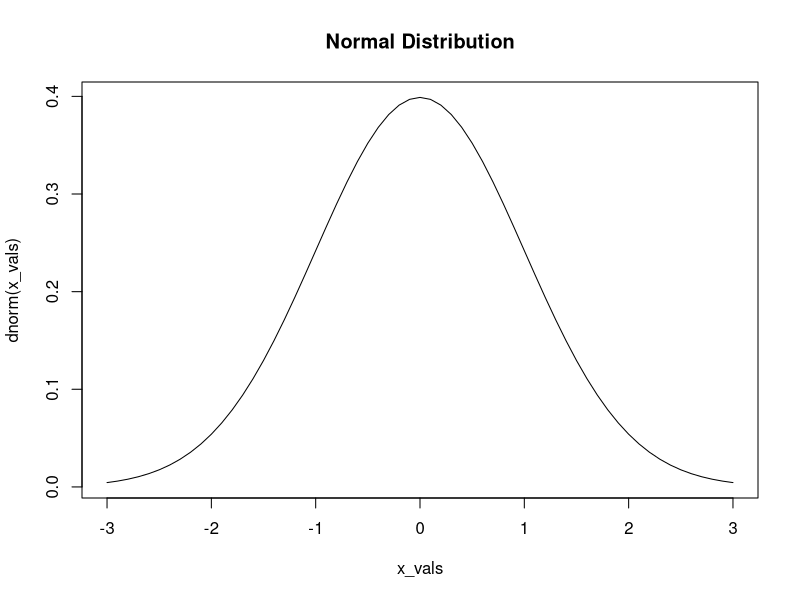
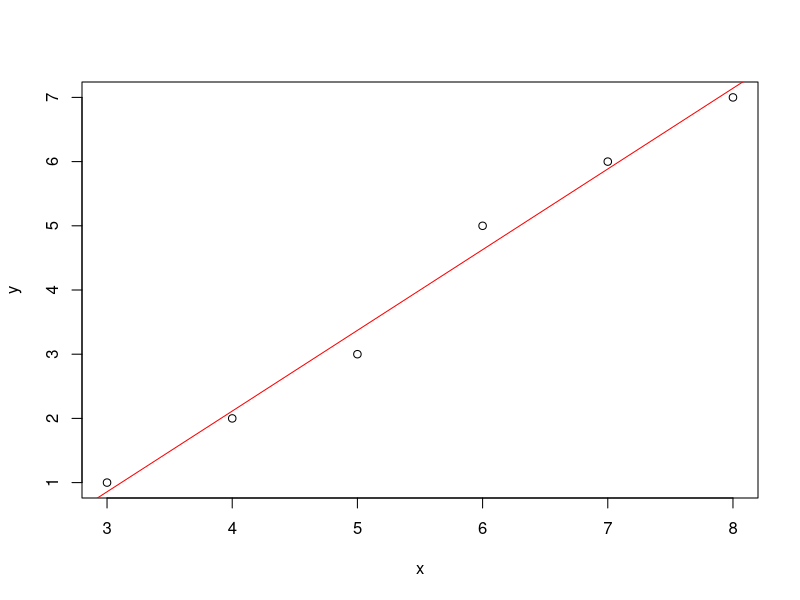

Write the R code that produced these figures, in order.
## ---- chunk 1
# Sample data
x <- c(4, 7, 8, 3, 5, 6)

# Calculate mean
mean(x)

# Handle missing values
mean(x, na.rm = TRUE)
## ---- chunk 2
# Calculate median
median(x)

# Handle missing values
median(x, na.rm = TRUE)
## ---- chunk 3
# Mode (not built-in)
get_mode <- function(x) {
  unique_x <- unique(x)
  unique_x[which.max(tabulate(match(x, unique_x)))]
}

get_mode(x)

# Alternative using table
table(x)  # Shows frequency of each value
## ---- chunk 4
# Sample variance
var(x)

# Population variance
population_var <- function(x) {
  mean((x - mean(x))^2)
}
population_var(x)
## ---- chunk 5
# Sample standard deviation
sd(x)

# Population standard deviation
population_sd <- function(x) {
  sqrt(mean((x - mean(x))^2))
}
population_sd(x)
## ---- chunk 6
# Calculate range
range_x <- max(x) - min(x)
range_x

# Built-in range function returns min and max
range(x)
## ---- chunk 7
# Calculate quartiles
quantile(x)

# Specific quartiles
quantile(x, probs = c(0.25, 0.5, 0.75))
## ---- chunk 8
# Calculate IQR
IQR(x)
## ---- chunk 9
# Get comprehensive summary
summary(x)

# Custom summary with additional metrics
custom_summary <- function(x) {
  c(mean = mean(x),
    median = median(x),
    sd = sd(x),
    var = var(x),
    min = min(x),
    max = max(x),
    range = max(x) - min(x),
    IQR = IQR(x))
}
custom_summary(x)
## ---- chunk 10
# Calculate z-scores
z_scores <- function(x) {
  (x - mean(x)) / sd(x)
}
z_scores(x)

# Alternative using scale()
scale(x)
## ---- chunk 11
# 95% confidence interval
t.test(x)$conf.int

# Custom confidence interval
conf_int <- function(x, conf_level = 0.95) {
  n <- length(x)
  error <- qt((1 + conf_level) / 2, df = n - 1) * sd(x) / sqrt(n)
  c(lower = mean(x) - error, upper = mean(x) + error)
}
conf_int(x)
## ---- chunk 12
y <- c(2, 6, 7, 1, 3, 5)

# Pearson correlation
cor(x, y)

# Spearman correlation (rank-based)
cor(x, y, method = "spearman")

# Test significance of correlation
cor.test(x, y)
## ---- chunk 13
# Calculate covariance
cov(x, y)

# Covariance matrix for multiple variables
data <- data.frame(x = x, y = y, z = c(8, 10, 11, 6, 7, 9))
cov(data)
## ---- chunk 14
# Generate normal random variables
rnorm(100, mean = 0, sd = 1)

# Calculate normal density
x_vals <- seq(-3, 3, by = 0.1)
plot(x_vals, dnorm(x_vals), type = "l", main = "Normal Distribution")

# Calculate normal cumulative probability
pnorm(1.96)  # P(Z < 1.96)

# Calculate normal quantile
qnorm(0.975)  # Value at which P(Z < q) = 0.975
## ---- chunk 15
# Generate binomial random values
rbinom(100, size = 10, prob = 0.5)

# Calculate binomial probability
dbinom(7, size = 10, prob = 0.5)  # P(X = 7)

# Calculate binomial cumulative probability
pbinom(7, size = 10, prob = 0.5)  # P(X ≤ 7)
## ---- chunk 16
# Generate Poisson random values
rpois(100, lambda = 3)

# Calculate Poisson probability
dpois(5, lambda = 3)  # P(X = 5)

# Calculate Poisson cumulative probability
ppois(5, lambda = 3)  # P(X ≤ 5)
## ---- chunk 17
# One-sample t-test
t.test(x, mu = 5)

# Two-sample t-test
t.test(x, y)

# Paired t-test
t.test(x, y, paired = TRUE)
## ---- chunk 18
# Create groups
groups <- factor(rep(letters[1:3], each = 2))
values <- c(x[1:2], y[1:2], c(8, 9))

# One-way ANOVA
model <- aov(values ~ groups)
summary(model)
## ---- chunk 19
# Contingency table
observed <- matrix(c(20, 10, 15, 25), nrow = 2)

# Chi-Square Test
chisq.test(observed)
## ---- chunk 20
# Fit linear model
model <- lm(y ~ x)
summary(model)

# Get coefficients
coef(model)

# Make predictions
predict(model, data.frame(x = c(5, 10)))

# Plot regression line
plot(x, y)
abline(model, col = "red")
## ---- chunk 21
# Sample data
z <- c(1, 3, 2, 4, 5, 6)
df <- data.frame(y = y, x1 = x, x2 = z)

# Fit multiple regression
model <- lm(y ~ x1 + x2, data = df)
summary(model)

# Predictions
new_data <- data.frame(x1 = c(5, 6), x2 = c(3, 4))
predict(model, new_data)
